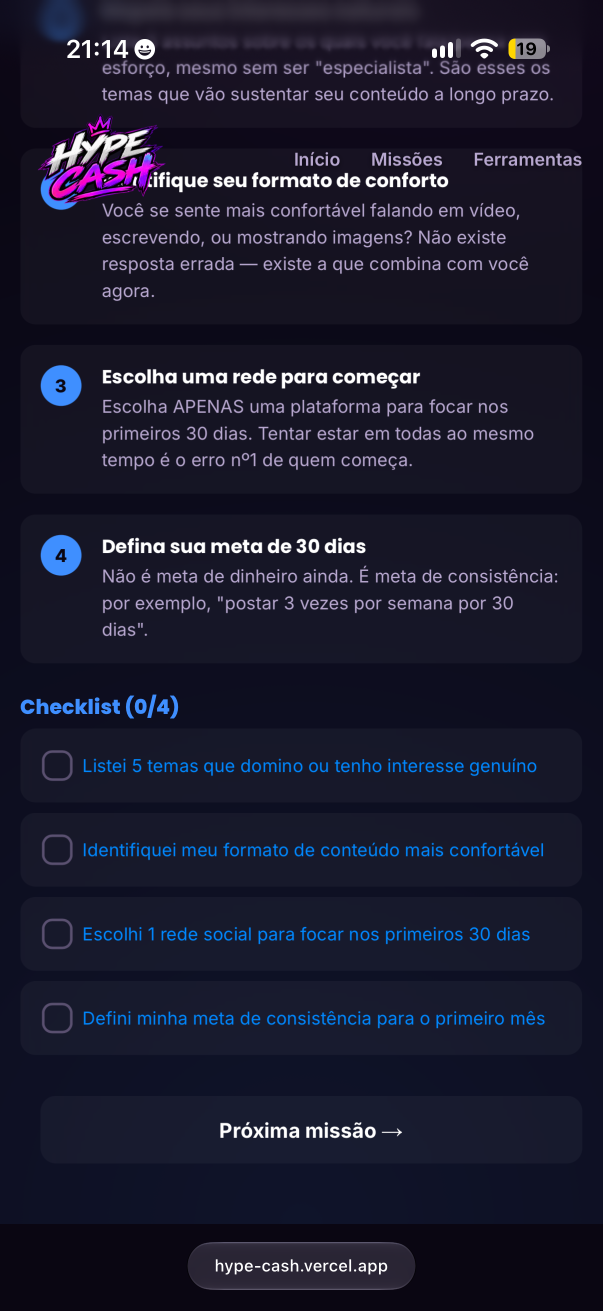
#> input picture hype-cash-ad-v2/assets/src/05-checklist.png, 1206 x 2622 px, found by its file name (shown at 1/2 size); its folder holds only this picture in this run
$ python make-assets.py ../assets/src
#> lines starting #> are read from the running program, lines starting #| are printed output that depends on the picture
"""Assets from the real HYPE CASH material (assets/src) -> src/img.
UI crops are taken at native resolution (1206 px wide) so they stay legible full-width in the video.
Backgrounds are pre-blurred here so the browser does no heavy filtering per frame."""
import sys
from pathlib import Path
import numpy as np
from PIL import Image, ImageFilter

root = Path(sys.argv[1])
src, out = root / "assets/src", root / "src/img"
out.mkdir(parents=True, exist_ok=True)
S = 1206 / 920  # boxes measured on the 920 px preview of the 1206 px screenshots

def crop(name, b):
#> called with name = '05-checklist.png', b = (30, 1238, 890, 1356)
    return Image.open(src / name).convert("RGB").crop(tuple(round(v * S) for v in b))
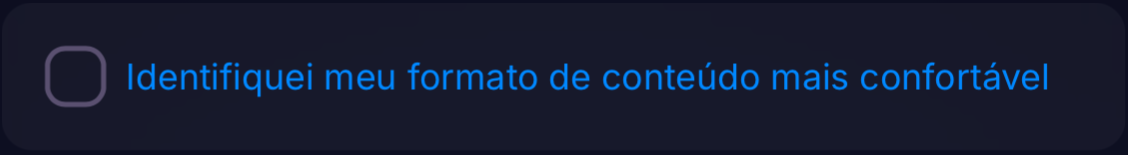
#> returned value: PIL image 1128x155 RGB; mean R, G, B 21.9, 28.5, 50.3

UI = {
    "ui-formato.png":    ("05-checklist.png",   (30, 1238, 890, 1356)),
    "ui-constancia.png": ("05-checklist.png",   (30, 783, 890, 1014)),
    "ui-audiencia.png":  ("02-missoes.png",     (30, 1230, 890, 1734)),
    "ui-monet.png":      ("02-missoes.png",     (8, 365, 905, 655)),
    "ui-mapa.png":       ("02-missoes.png",     (0, 365, 905, 1765)),
    "ui-tools.png":      ("03-ferramentas.png", (0, 392, 920, 1800)),
    "ui-check.png":      ("05-checklist.png",   (0, 1040, 920, 1625)),
    "ui-prog.png":       ("04-missao01.png",    (30, 648, 890, 802)),
}
for dest, (name, b) in UI.items():
#> (the run stopped early here; a loop or call above may not have finished)
